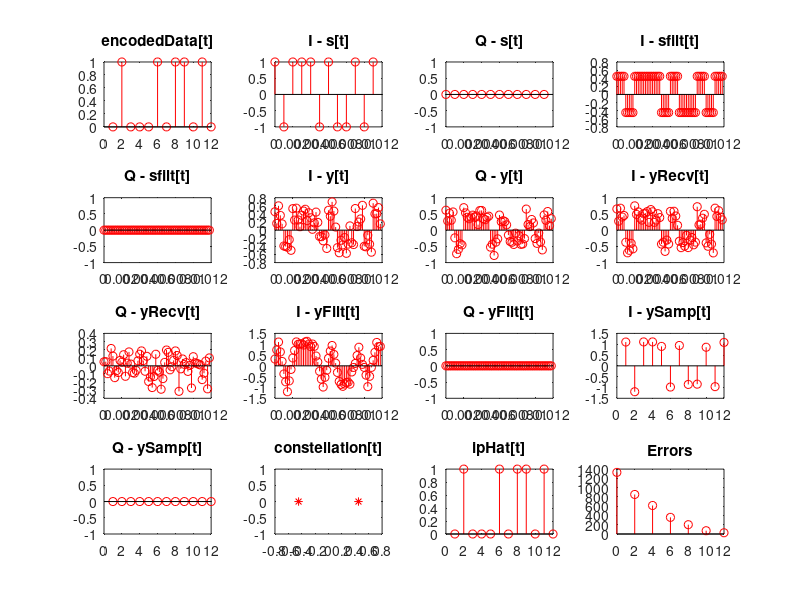
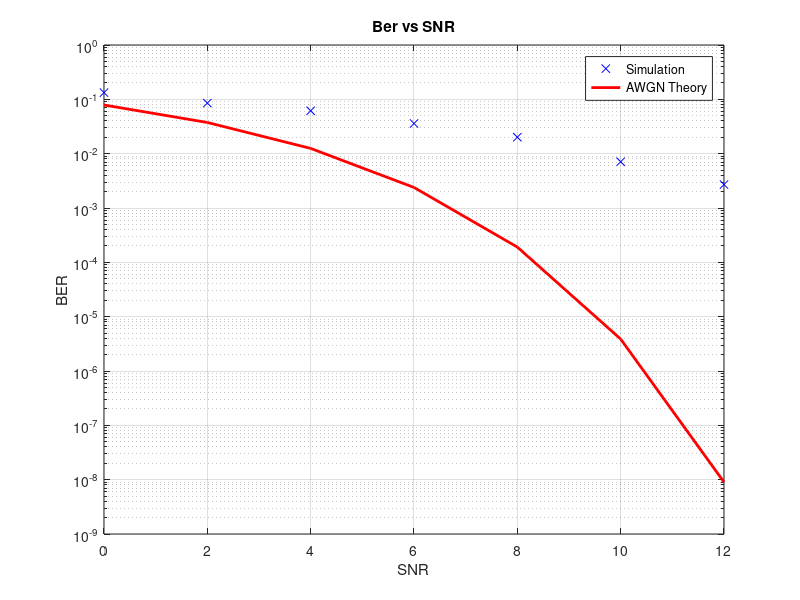
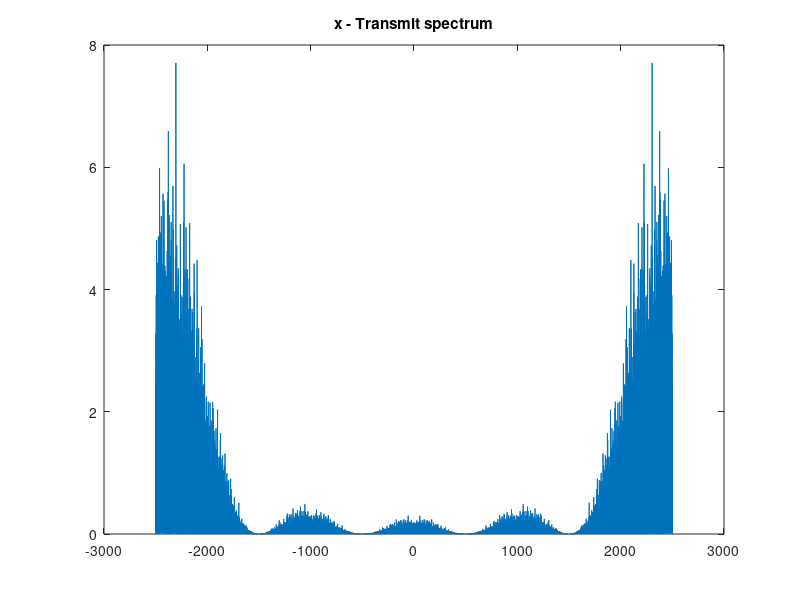
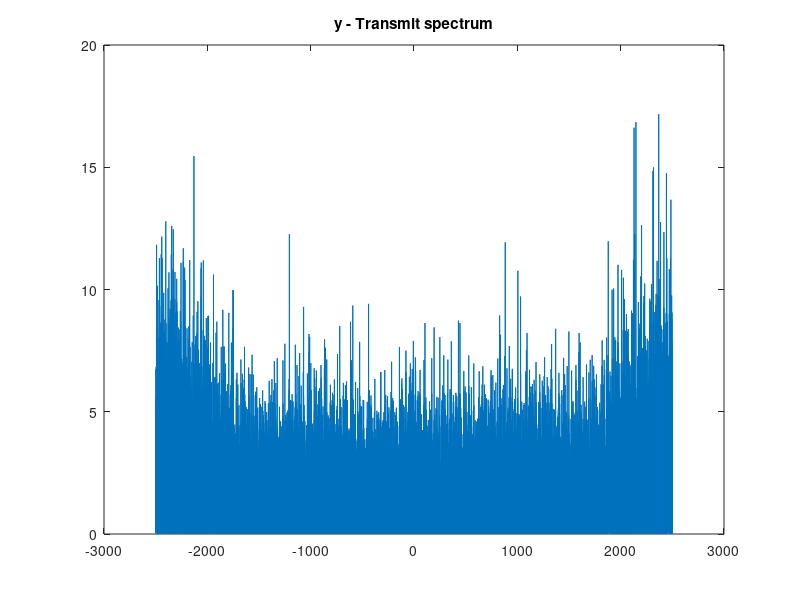

MATLAB code for these plots, in order:
#Apostolos Fotopoulos 2202
#Eb=1

clear;
pkg load signal;

%Inputs
N = 10000;                %Number  of bits.
Rb = 1000;                %Bit rate (bits/sec).
Oversampling = 5;         %Number of samples after Tx Filter.
SNR = [0 2 4 6 8 10 12];  %Signal to noise ratio (db).
BitsPerSym = 1;           %Bits transmitted per symbol. Possible values: 1 2 3 or 4.
T=1;                      %How often h changes value (secs).
c=1;                      %A real number that gets added to h.
enableC=0;                %Choose whether to enable c or not.
antennas=1;               %Ammount of antennas that the receiver has.

encodedData = randi([0,1],1,N);
%encodedData = [0 0 0 1 1 0 0 0 1 1 0 1 0 1 0 1 0 1 0 1];

constellation = [];
equal = [];
%%%%%%%%%%Constellation%%%%%%%%%%%%
for k = 1:(2^BitsPerSym)
  if (BitsPerSym==1)
    constellation(k) = exp((k-1)*i*pi/2^(BitsPerSym-1));
  else
    constellation(k) = sqrt((BitsPerSym*1)/2)*exp((k-1)*i*pi/2^(BitsPerSym-1));
  endif
  
  if (abs(real(constellation(k)))<1e-10)
    constellation(k) = 1i*imag(constellation(k));
  endif
  if (abs(imag(constellation(k)))<1e-10)
    constellation(k) = real(constellation(k));
  endif
  
  equal = [equal,dec2bin(k-1,BitsPerSym)-'0'];
endfor

Is = [];
Qs = [];
%%%%%%%%%%Modulation%%%%%%%%%%%%
for k = 1:(size(encodedData,2)/BitsPerSym)
  for j = 1:(size(equal,2)/BitsPerSym)
    if (encodedData(BitsPerSym*k-(BitsPerSym-1):BitsPerSym*k) == equal(BitsPerSym*j-(BitsPerSym-1):BitsPerSym*j))
      Is(k) = real(constellation(j));
      Qs(k) = imag(constellation(j));
    endif
  endfor
endfor

t = linspace(0,(N-1)*1/Rb,N/BitsPerSym);

Isfilt = [];
Qsfilt = [];
%%%%%%%%%%Oversampling%%%%%%%%%%%%
for i = 1:columns(Is)
  Isfilt((i-1)*Oversampling+1:Oversampling*i) = Is(i)/sqrt(Oversampling);
  Qsfilt((i-1)*Oversampling+1:Oversampling*i) = Qs(i)/sqrt(Oversampling);
endfor
constellation=constellation/sqrt(Oversampling);

complexOs = complex(Isfilt,Qsfilt);
tfilt = linspace(0,(N-1)*1/Rb,size(Isfilt,2));

Fs = Rb*Oversampling;
Rxx = xcorr(complexOs,'biased');
Rxxdft = abs(fft(Rxx));
freq = -Fs/2:Fs/length(Rxx):Fs/2-(Fs/length(Rxx));
figure(3);
plot(freq,Rxxdft);
title("x - Transmit spectrum");

SNRLin = [];
ber = [];
errors = zeros(1,size(SNR,2));
hValues=N/(T*Rb);
h=[];
Iy = [];
if (rem(size(Isfilt,2),hValues)!=0)
  Iy = zeros(columns(SNR),size(Isfilt,2)-(size(Isfilt,2)-fix(size(Isfilt,2)/hValues)*hValues),antennas);
  Qy = zeros(columns(SNR),size(Isfilt,2)-(size(Isfilt,2)-fix(size(Isfilt,2)/hValues)*hValues),antennas);
else
  Iy = zeros(columns(SNR),size(Isfilt,2),antennas);
  Qy = zeros(columns(SNR),size(Isfilt,2),antennas);
endif

%%%%%%%%%%Transmission%%%%%%%%%%%%
for m = 1:antennas
  IyPart2 = [];
  QyPart2 = [];
  n=1;
  r=1;
  for n = 1:hValues
    h(m,n) = complex(sqrt(1/2)*randn(1,1),sqrt(1/2)*randn(1,1));
    %h(m,n) = 2*m;
    %h(m,n) = complex(sqrt(2),sqrt(2));
    IyPart = [];
    QyPart = [];
    
    for k = 1:columns(SNR)
      SNRLin(k) = 10^(SNR(k)/10);
      Variance = 1/(2*(SNRLin(k)));
      Inoise = [];
      Qnoise = [];
      Inoise = sqrt(Variance)*randn(1,fix(size(Isfilt,2)/hValues));
      Qnoise = sqrt(Variance)*randn(1,fix(size(Qsfilt,2)/hValues));
      
      noise = complex(Inoise,Qnoise);
      noisyY = complexOs(1+(n-1)*(fix(size(Isfilt,2)/hValues)):n*(fix(size(Isfilt,2)/hValues)))*h(m,n) + noise;
      
      IyPart(k,:)=real(noisyY);
      QyPart(k,:)=imag(noisyY);
    endfor
    IyPart2 = [IyPart2,IyPart];
    QyPart2 = [QyPart2,QyPart];  
  endfor
  Iy(:,:,m)=IyPart2;
  Qy(:,:,m)=QyPart2;
endfor
complexY = complex(Iy,Qy);

%{
figure(5);
plot(complexY(1,:));
title("y");
grid on
%}

Fs = Rb*Oversampling;
Rxx = xcorr(complexY(1,:),'biased');
Rxxdft = abs(fft(Rxx));
freq = -Fs/2:Fs/length(Rxx):Fs/2-(Fs/length(Rxx));
figure(4);
plot(freq,Rxxdft);
title("y - Transmit spectrum");

%%%%%%%%%%Approximation of c%%%%%%%%%%%%
if (enableC==1)
  hNew = h+c;
  cApprox = real(sum(hNew,2)/size(h,2));
  hApprox = hNew - cApprox;
  %hApprox = hNew;   
endif

IyRecv = [];
QyRecv = [];

%%%%%%%%%%Channel Inversion%%%%%%%%%%%%
for n = 1:hValues
  IyRecvPart = [];
  QyRecvPart = [];
  for k = 1:columns(SNR)
    complexYpart = zeros(antennas,fix(size(complexY,2)/(hValues)));
    if (enableC==1)
      for m = 1:antennas
        complexYpart(m,:) = complexY(k,1+(n-1)*(fix(size(complexY,2)/(hValues))):n*(fix(size(complexY,2)/(hValues))),m);
      endfor
      
      complexYrecv = (ctranspose(hApprox(:,n))*complexYpart)/(ctranspose(hApprox(:,n))*hApprox(:,n));
    else
      for m = 1:antennas
        complexYpart(m,:) = complexY(k,1+(n-1)*(fix(size(complexY,2)/(hValues))):n*(fix(size(complexY,2)/(hValues))),m);
      endfor
      
      complexYrecv = (ctranspose(h(:,n))*complexYpart)/(ctranspose(h(:,n))*h(:,n));
    endif
    
    IyRecvPart(k,:) = real(complexYrecv);
    QyRecvPart(k,:) = imag(complexYrecv); 
  endfor
  
  IyRecv = [IyRecv,IyRecvPart];
  QyRecv = [QyRecv,QyRecvPart];
endfor

%{
for n = 1:(hValues)
  IyRecvPart = [];
  QyRecvPart = [];
  for k = 1:columns(SNR)
    if (enableC==1)
      complexYrecv = (complexY(k,1+(n-1)*(size(complexY,2)/(hValues)):n*(size(complexY,2)/(hValues)))*conj(hApprox(n)))/(hApprox(n)*conj(hApprox(n)));
    else
      complexYrecv = (complexY(k,1+(n-1)*(size(complexY,2)/(hValues)):n*(size(complexY,2)/(hValues)))*conj(h(m,n)))/(h(m,n)*conj(h(m,n)));
    endif
    
    IyRecvPart(k,:) = real(complexYrecv);
    QyRecvPart(k,:) = imag(complexYrecv); 
  endfor
  
  IyRecv = [IyRecv,IyRecvPart];
  QyRecv = [QyRecv,QyRecvPart];
endfor
%}

%%%%%%%%%%Demodulation%%%%%%%%%%%%
for k = 1:columns(SNR)
  Iyfilt = [];
  Qyfilt = [];
  IyConv = [];
  QyConv = [];

  for j = 1:(fix(size(IyRecv,2)/Oversampling))
    IyConv = zeros(1,Oversampling) + abs(Is(j))/sqrt(Oversampling);
    QyConv = zeros(1,Oversampling) + abs(Qs(j))/sqrt(Oversampling);
    IconvBit = IyRecv(k,(j-1)*Oversampling+1:Oversampling*j);
    IconvRes = conv(IconvBit,IyConv);
    QconvBit = QyRecv(k,(j-1)*Oversampling+1:Oversampling*j);
    QconvRes = conv(QconvBit,QyConv);
    
    if (j==1)
      Iyfilt = IconvRes;
      Qyfilt = QconvRes;
    else
      Iyfilt((Oversampling*(j-1))+1:(Oversampling*(j-1)+Oversampling-1)) = Iyfilt((Oversampling*(j-1))+1:(Oversampling*(j-1)+Oversampling-1)) +  IconvRes(1:Oversampling-1);
      Iyfilt = [Iyfilt,IconvRes(Oversampling:(Oversampling*2-1))];
      Qyfilt((Oversampling*(j-1))+1:(Oversampling*(j-1)+Oversampling-1)) = Qyfilt((Oversampling*(j-1))+1:(Oversampling*(j-1)+Oversampling-1)) +  QconvRes(1:Oversampling-1);
      Qyfilt = [Qyfilt,QconvRes(Oversampling:(Oversampling*2-1))];
    endif
  endfor
    
  tConv = linspace(0,(N-1)*1/Rb,size(Iyfilt,2));
  
  IySamp = [];
  QySamp = [];
  for j = 1:(fix(size(IyRecv,2)/Oversampling))
    IySamp(j) = Iyfilt(Oversampling*j);
    QySamp(j) = Qyfilt(Oversampling*j);
  endfor

  complexNum = complex(IySamp,QySamp);
  
  ipHat = [];
  for n = 1:(fix(size(IyRecv,2)/Oversampling))
    des = 0;
    prev = 100000;
    for j = 1:columns(constellation)
      d = norm(complexNum(n) - constellation(j));
      if (d<prev)
        des = j;
        prev = d;
      endif
    endfor
    if (BitsPerSym == 1)
      ipHat(n) = equal(des); 
    else
      ipHat = [ipHat,equal(des*BitsPerSym-(BitsPerSym-1):des*BitsPerSym)];
    endif
  endfor
  
  for j = 1:size(ipHat,2)
    if (encodedData(j) != ipHat(j))
      errors(k) =  errors(k) + 1;
    endif  
  endfor
  if (errors(k)==0)
    errors(k) =  errors(k) + 1e-10;
  endif
  ber(k) = errors(k)/size(encodedData,2);
endfor

figure(1);
subplot(4,4,1);
stem(encodedData(BitsPerSym+1:BitsPerSym+12),"r");
title("encodedData[t]");

subplot(4,4,2);
stem(t(1:12/BitsPerSym),Is(2:12/BitsPerSym + 1),"r");
title("I - s[t]");

subplot(4,4,3);
stem(t(1:12/BitsPerSym),Qs(2:12/BitsPerSym + 1),"r");
title("Q - s[t]");

subplot(4,4,4);
stem(tfilt(1:12*Oversampling/BitsPerSym),Isfilt(Oversampling+1:12*Oversampling/BitsPerSym + Oversampling),"r");
title("I - sfilt[t]");

subplot(4,4,5);
stem(tfilt(1:12*Oversampling/BitsPerSym),Qsfilt(Oversampling+1:12*Oversampling/BitsPerSym + Oversampling),"r");
title("Q - sfilt[t]");

subplot(4,4,6);
stem(tfilt(1:12*Oversampling/BitsPerSym),Iy(k,Oversampling+1:12*Oversampling/BitsPerSym + Oversampling),"r");
title("I - y[t]");

subplot(4,4,7);
stem(tfilt(1:12*Oversampling/BitsPerSym),Qy(k,Oversampling+1:12*Oversampling/BitsPerSym + Oversampling),"r");
title("Q - y[t]");

subplot(4,4,8);
stem(tfilt(1:12*Oversampling/BitsPerSym),IyRecv(k,Oversampling+1:12*Oversampling/BitsPerSym + Oversampling),"r");
title("I - yRecv[t]");

subplot(4,4,9);
stem(tfilt(1:12*Oversampling/BitsPerSym),QyRecv(k,Oversampling+1:12*Oversampling/BitsPerSym + Oversampling),"r");
title("Q - yRecv[t]");

subplot(4,4,10);
stem(tfilt(1:12*Oversampling/BitsPerSym),Iyfilt(Oversampling+fix(Oversampling/2)+1:12*Oversampling/BitsPerSym + Oversampling + fix(Oversampling/2)),"r");
title("I - yFilt[t]");

subplot(4,4,11);
stem(tfilt(1:12*Oversampling/BitsPerSym),Qyfilt(Oversampling+fix(Oversampling/2)+1:12*Oversampling/BitsPerSym + Oversampling + fix(Oversampling/2)),"r");
title("Q - yFilt[t]");

subplot(4,4,12);
stem(IySamp(2:12/BitsPerSym + 1),"r");
title("I - ySamp[t]");

subplot(4,4,13);
stem(QySamp(2:12/BitsPerSym + 1),"r");
title("Q - ySamp[t]"); 

subplot(4,4,14);
plot(real(constellation),imag(constellation),"*r");
title("constellation[t]");

subplot(4,4,15);
stem(ipHat(BitsPerSym+1:BitsPerSym+12),"r");
title("ipHat[t]");

subplot(4,4,16);
stem(SNR,errors,"r");
title("Errors");

errTheo = 0.5*erfc(sqrt(SNRLin));
figure(2);
if (BitsPerSym<3)
  semilogy(SNR, ber, 'bx', SNR, errTheo, 'r', 'MarkerSize', 10, 'LineWidth', 2);
  xlabel("SNR");
  ylabel("BER");  
  title("Ber vs SNR");
  legend("Simulation","AWGN Theory");
  grid on
else
  semilogy(SNR, ber,"bx");
  xlabel('Eb/No (dB)');
  ylabel('Bit error rate');
  grid on
  title("Ber vs SNR");  
endif


